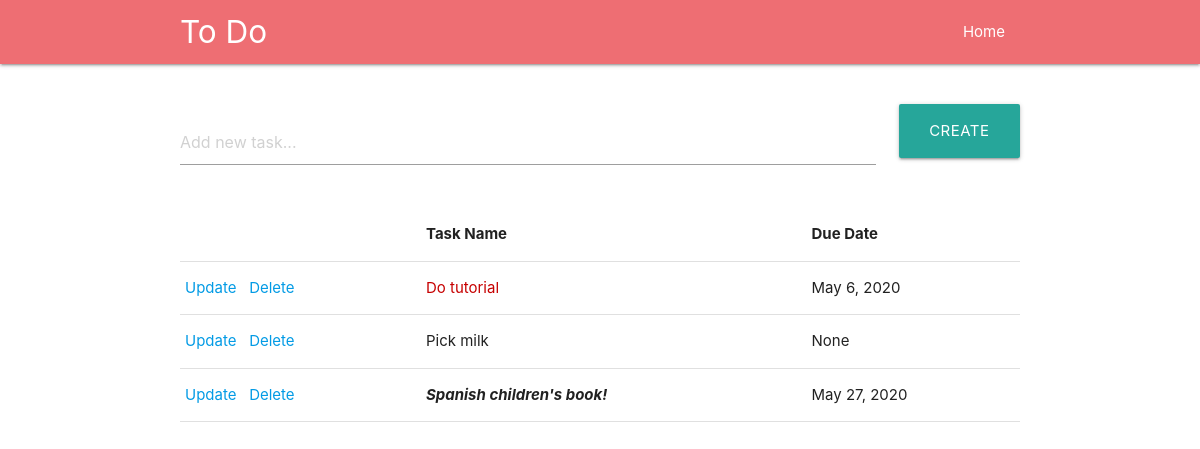
The app's page /, older data.
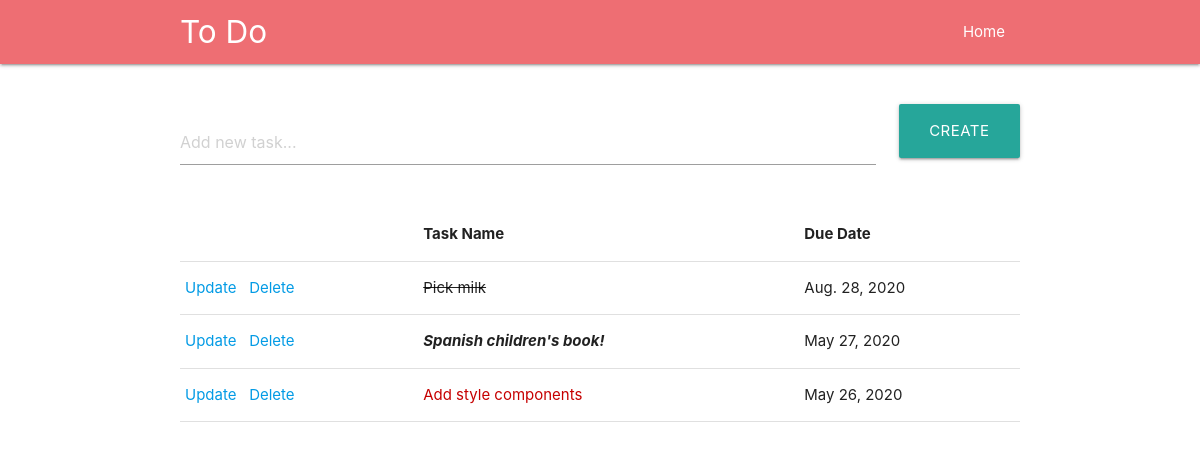
The same page, newer data.
### tasks/models.py (models this page shows)
class Task(models.Model):
    title = models.CharField(max_length=200)
    complete = models.BooleanField(default=False)
    created = models.DateTimeField(auto_now_add=True)
    due_date = models.DateField('due date', blank=True, null=True)
    def __str__(self):
        return self.title
    def in_the_past(self):
        if self.due_date is not None:
            return date.today() > self.due_date
        else:
            return False
    def urgent(self):
        if self.due_date is not None:
            remaining = self.due_date - date.today()
            return remaining <= timedelta(days=1)
        else:
            return False

### tasks/views.py (the view)
# urls.py: path('', views.index, name="list"),
def index(request):
    tasks = Task.objects.all()
    form = Taskform()
    if request.method == "POST":
        form = Taskform(request.POST)
        if form.is_valid():
            form.save()
        return redirect('/')
    context = {'tasks': tasks, 'form': form}
    return render(request, 'tasks/list.html', context)

### tasks/forms.py
class Taskform(ModelForm):
    title = forms.CharField(widget=forms.TextInput(attrs={
        'placeholder': 'Add new task...'
    }))
    due_date = forms.DateField(required=False, widget=forms.DateInput(attrs={'class': 'datepicker'}))
    class Meta:
        model = Task
        fields = {
            'title': Task.title,
            'due_date': Task.due_date,
            'complete': Task.complete
            }

### tasks/templates/tasks/list.html (shortened to what this page needs)
{%  extends 'base.html' %}
{% block content %}
    <div class="container">
        <form class="col s12" method="POST" action="">
            <div class="row">
                <div class="input-field col s10">
                    {{ form.title }}
                </div>
                <div class="col s2">
                    <button class="btn-large waves-effect waves-light" type="submit" name="action">Create
                    </button>
                </div>
            </div>
        </form>
        <table class="highlight">
            <thead>
                <tr>
                    <th> </th>
                    <th>Task Name</th>
                    <th>Due Date</th>
                </tr>
            </thead>
            <tbody>
            {% for task in tasks %}
                <tr>
                    <td>
                        <a href="{% url 'update_task' task.id%}">Update</a>
                        <a href="{% url 'delete' task.id %}">Delete</a>
                    </td>
                    <td>
                    {% if task.complete == True %}
                        <span style="text-decoration: line-through;">{{ task }}</span>
                    {% elif task.in_the_past %}
                        <span style="color:#c60000">{{ task }}</span>
                    {% elif task.urgent %}
                        <span style="font-style:italic; font-weight:bold">{{ task }}!</span>
                    {% else %}
                        <span>{{ task }}</span>
                    {% endif %}
                    </td>
                    <td>
                        {{ task.due_date }}
                    </td>
                </tr>
            {% endfor %}
            </tbody>
        </table>
    </div>
{% endblock %}

Row changes from the older to the newer data that the page shows:
removed Task: title "Do tutorial", due_date "May 6, 2020"
changed Task "Pick milk": complete False → True (drawn); due_date "None" → "Aug. 28, 2020"
added Task: title "Add style components", due_date "May 26, 2020"
